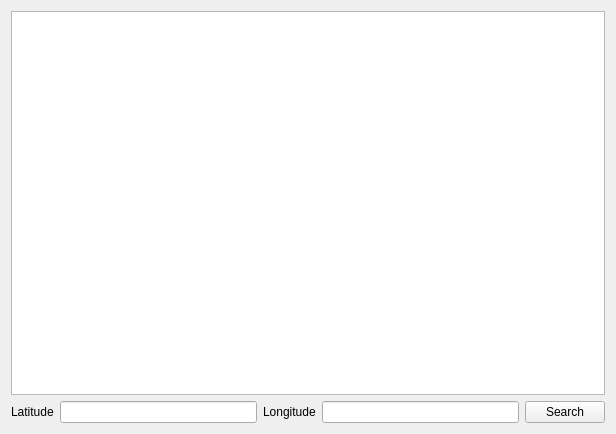
<?xml version="1.0" encoding="UTF-8"?>
<ui version="4.0">
 <class>GeoSearch</class>
 <widget class="QWidget" name="GeoSearch">
  <property name="geometry">
   <rect>
    <x>0</x>
    <y>0</y>
    <width>616</width>
    <height>434</height>
   </rect>
  </property>
  <property name="windowTitle">
   <string>Form</string>
  </property>
  <layout class="QGridLayout" name="gridLayout">
   <item row="0" column="0" colspan="5">
    <widget class="QTableWidget" name="tableWidget">
     <property name="alternatingRowColors">
      <bool>true</bool>
     </property>
    </widget>
   </item>
   <item row="1" column="0">
    <widget class="QLabel" name="label">
     <property name="text">
      <string>Latitude</string>
     </property>
    </widget>
   </item>
   <item row="1" column="1">
    <widget class="QLineEdit" name="latitudeLineEdit"/>
   </item>
   <item row="1" column="2">
    <widget class="QLabel" name="label_2">
     <property name="text">
      <string>Longitude</string>
     </property>
    </widget>
   </item>
   <item row="1" column="3">
    <widget class="QLineEdit" name="longitudeLineEdit"/>
   </item>
   <item row="1" column="4">
    <widget class="QPushButton" name="searchPushButton">
     <property name="text">
      <string>Search</string>
     </property>
    </widget>
   </item>
  </layout>
 </widget>
 <resources/>
 <connections/>
</ui>
